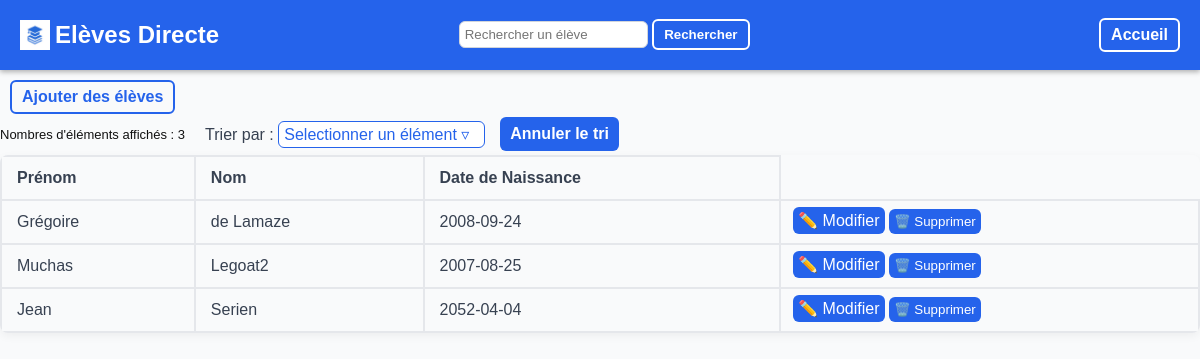
/eleve/liste, run on the app's committed database.
### tables this page shows
CREATE TABLE Eleve (
    Id INTEGER PRIMARY KEY AUTOINCREMENT,
    Prenom TEXT NOT NULL,
    Nom TEXT NOT NULL,
    Date_de_Naissance DATE NOT NULL,
    Id_Classe INTEGER,
    FOREIGN KEY (Id_Classe)
        REFERENCES Classe(Id)
        ON DELETE CASCADE
        ON UPDATE CASCADE
    );

### Backend.py (the view, shortened to what this page needs)
@app.route('/eleve/liste', methods=["POST","GET"])
def liste():
    return render_template('liste.html', valeurs=execute_sql("SELECT * FROM Eleve"), colonnes=colonnes_eleve, infos= {"element" : "élève","URL_ajout": "/eleve/ajout", "titre": "Ajouter des élèves", "ajout_boutton": "Ajouter des élèves","URL_update": "/eleve/update" })

### Backend.py (called while the page is built)
def execute_sql(commande, argument=()):
    conn = sqlite3.connect(DB_NAME)
    c = conn.cursor()
    c.execute(commande, argument)
    valeurs = c.fetchall()
    conn.commit()
    conn.close()
    return valeurs

### templates/liste.html (shortened to what this page needs)
<!DOCTYPE html>
<html lang="fr">
<head>
    <link rel="stylesheet" href="../static/styles.css">
</head>
<body>
    {% include "composants/topbar.html" %}
   <a class="back_button" href='{{infos["URL_ajout"]}}'>{{infos["ajout_boutton"]}}</a>
        <div class="haut_tableau">
            <p id="compteur_text" class="compteur">Nombres d'éléments affichés : <span id="compteur"></span></p>
            <div class="dropdown" id="dropdown">
                <label for="dropdown">Trier par : </label>
                <div class="dropdown-button" onclick="toggleMenu()">Selectionner un élément &#9663;
                </div>
            </div>
            <a href='{{infos["URL_actuelle"]}}' class="annuler-button">Annuler le tri</a>
        </div>
    <table>
        <tr>
        {% for c in colonnes %}
            <th>{{ c["titre"] }}</th>
        {% endfor %}
        </tr>
        {% for v in valeurs %}
        <tr>
            {% for c in colonnes %}
            <td>{{v[c["order"]]}}</td>
            {% endfor %}
            <td class="button_case">
                <form class="actions-buttons-form" method="POST">
                    <a href="{{ infos['URL_update']}}?id={{ v[0] }}">✏️ Modifier</a>
                    <button type="submit">🗑️ Supprimer</button>
                </form>
            </td>
        </tr>
        {% endfor %}
    </table>
</body>
</html>

### static/styles.css (style rules this page uses)
body { font-family: Arial, sans-serif; background-color: #f9fafb; color: #2563eb; margin: 0; }
table { width : 100%; box-shadow: 0 3px 10px rgba(0,0,0,0.05); border-collapse: collapse; border-radius: 8px; overflow: hidden; }
th, td { border: 2px solid #e5e7eb; overflow: hidden; text-align: left; color: #374151; padding: 12px 15px; }
label { color: #374151; }
.button_case { padding: 1px; gap: 10px; align-items: center; width:min-content; }
.button_case button { background-color: #2563eb; color : white; border: none; padding: 5px; border-radius: 6px; cursor: pointer; }
.button_case a { background-color: #2563eb; color : white; border: none; padding: 5px; border-radius: 6px; cursor: pointer; text-decoration: none; }
.back_button { display: inline-block; border: 2px solid #2563eb; border-radius: 6px; padding: 6px 10px; text-decoration: none; font-weight: bold; color: #2563eb; cursor: pointer; margin-top: 10px; margin-left: 10px; }
.actions-buttons-form { padding: 1px; gap: 10px; align-items: center; margin-left: 10px; }
.dropdown-button { display: inline-block; border: 1px solid #2563eb; border-radius: 6px; padding: 3px 5px; color: #2563eb; background-color: white; margin-right: 5px; cursor: pointer; width: 195px; }
.dropdown { position: relative; display: inline-block; margin-left: 20px; }
.compteur { color: #111; font-size: small; }
.haut_tableau { display: flex; align-items: center; margin: 0; }
.annuler-button { background-color: #2563eb; color : white; border: none; padding: 8px 10px; border-radius: 6px; cursor: pointer; font-weight: bold; cursor: pointer; text-decoration: none; margin-left: 10px ; }

### data on the page
Eleve: Prenom "Grégoire" "de Lamaze" "2008-09-24"
Eleve: Prenom "Muchas" "Legoat2" "2007-08-25"
Eleve: Prenom "Jean" "Serien" "2052-04-04"

### other printed values
{{ infos["ajout_boutton"] }} "Ajouter des élèves"
{{ c["titre"] }} "Prénom" "Nom" "Date de Naissance"
